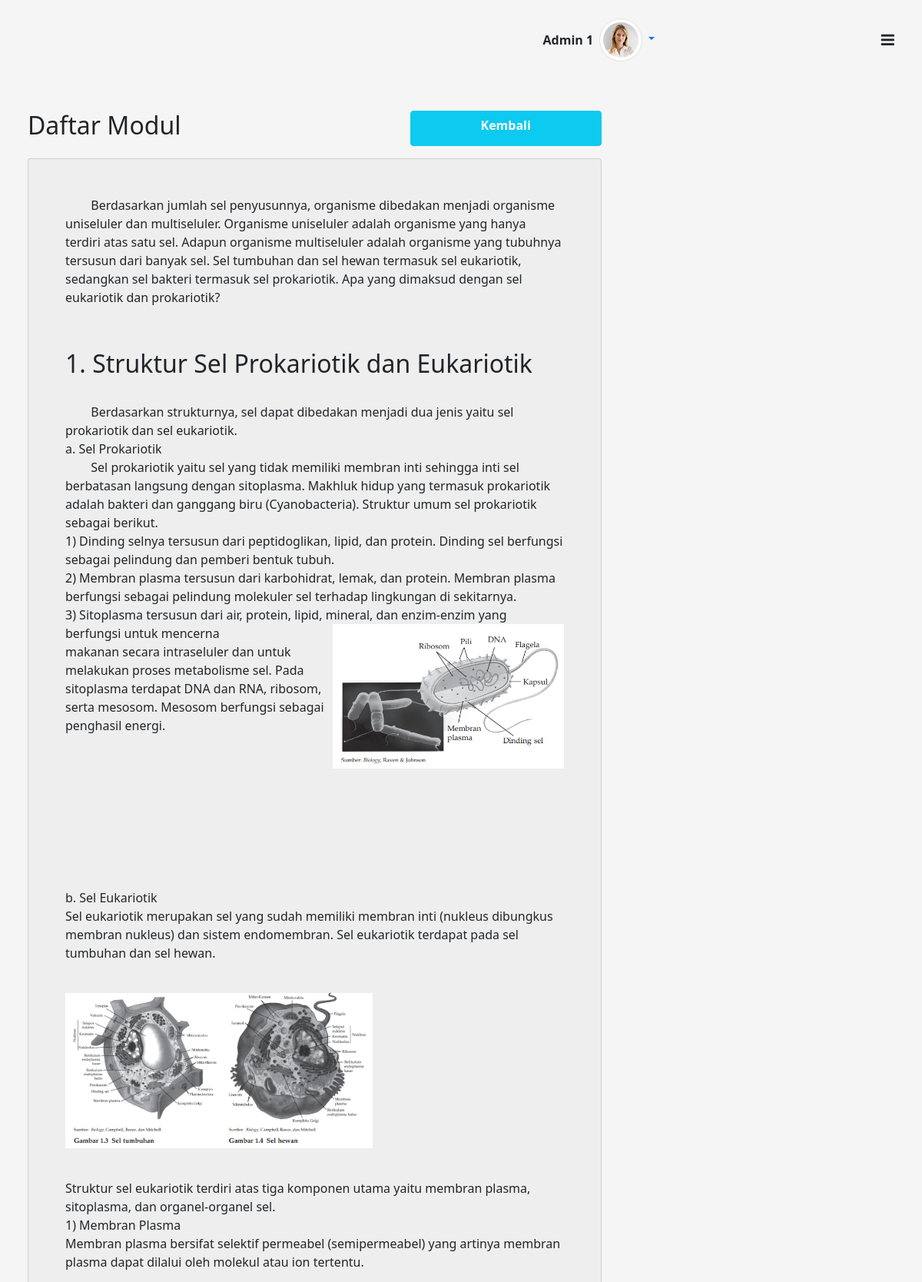
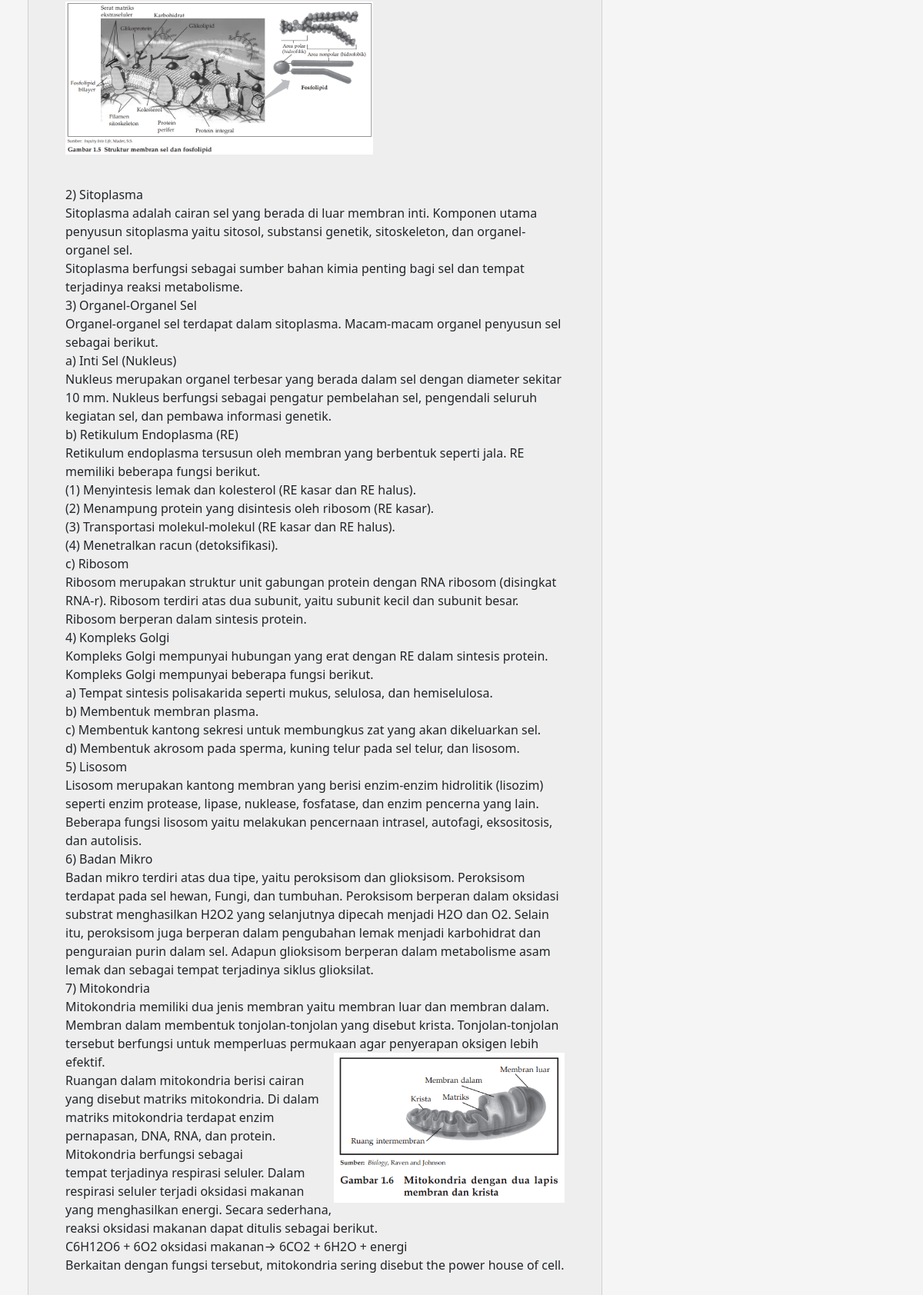
Screenshot of /student/module-e-learning.php?module=3 (signed in) with the database file from the repository (2 pictures, top to bottom).
### tables this page shows
CREATE TABLE `materi` (
  `id` int(10) NOT NULL,
  `materi_desc` mediumtext NOT NULL,
  `module_id` int(10) NOT NULL
);

### student/module-e-learning.php (the view, shortened to what this page needs)
<?php
include('../config/db.php');
$modul = mysqli_real_escape_string($conn, $_GET['module']);
$sql = "SELECT * from materi where module_id = '{$modul}'";
$query = mysqli_query($conn, $sql);
$materi = mysqli_fetch_array($query, MYSQLI_ASSOC);
?>
<!doctype html>
<html class="no-js" lang="en" dir="ltr">
<head>
    <link rel="stylesheet" href="../node_modules/owl.carousel2/dist/assets/owl.carousel.min.css" />
    <link rel="stylesheet" href="../assets/css/e-learn.style.min.css">
    <link href="https://cdn.jsdelivr.net/npm/bootstrap@5.1.3/dist/css/bootstrap.min.css" rel="stylesheet">
    <link href="https://cdnjs.cloudflare.com/ajax/libs/twitter-bootstrap/5.0.1/css/bootstrap.min.css" rel="stylesheet">
    <link href="https://cdn.datatables.net/1.11.5/css/dataTables.bootstrap5.min.css" rel="stylesheet">
    <link href="../assets/css/style.css?v=<?php echo date("yymmdd") ?>" rel="stylesheet" />
</head>
<body>
    <div id="elearn-layout" class="theme-purple">
        <div class="main px-lg-4 px-md-4">
            <?php include('../layout/header.php'); ?>
            <div class="body d-flex py-lg-2 py-md-2">
                <div class="container-fluid">
                    <div class="row clearfix g-3 mt-3">
                        <div class="col-lg-8 col-md-12 flex-column">
                            <div class="d-flex justify-content-between mb-3">
                                <h2>Daftar Modul</h2>
                                <a href="index-e-learning.php" class="btn btn-info text-white col-md-4"><strong>Kembali</strong></a>
                            </div>
                            <div class="row row-deck g-3">
                                <div class="col-12 col-xl-12 col-lg-12">
                                    <div class="card mb-3 color-bg-200">
                                        <div class="card-body p-5">
                                            <div><?php echo $materi['materi_desc'] ?></div>
                                        </div>
                                    </div>
                                </div>
                            </div>
                        </div>
                    </div>
                </div>
            </div>
        </div>
    </div>
</body>
</html>

### assets/css/style.css (style rules this page uses)
html, body { height: 100%; }
body { display: flex; align-items: center; padding-top: 40px; padding-bottom: 40px; background-color: #f5f5f5; }

### rows the page displays
materi: materi_desc "Berdasarkan jumlah sel penyusunnya, organisme dibedakan menjadi organisme uniseluler dan multiseluler. Organisme uniseluler adalah organisme yang hanya terdiri atas satu sel. Adapun organisme multiseluler adalah organisme yang tubuhnya tersusun dari banyak sel. Sel tumbuhan dan sel hewan termasuk sel eukariotik, sedangkan sel bakteri termasuk sel prokariotik. Apa yang dimaksud dengan sel eukariotik dan prokariotik? 1. Struktur Sel Prokariotik dan Eukariotik Berdasarkan strukturnya, sel dapat dibedakan menjadi dua jenis yaitu sel prokariotik dan sel eukariotik. a. Sel Prokariotik Sel prokariotik yaitu sel yang tidak memiliki membran inti sehingga inti sel berbatasan langsung dengan…", materi_desc (picture)

### other values shown
$_SESSION['name'] "Admin 1"
